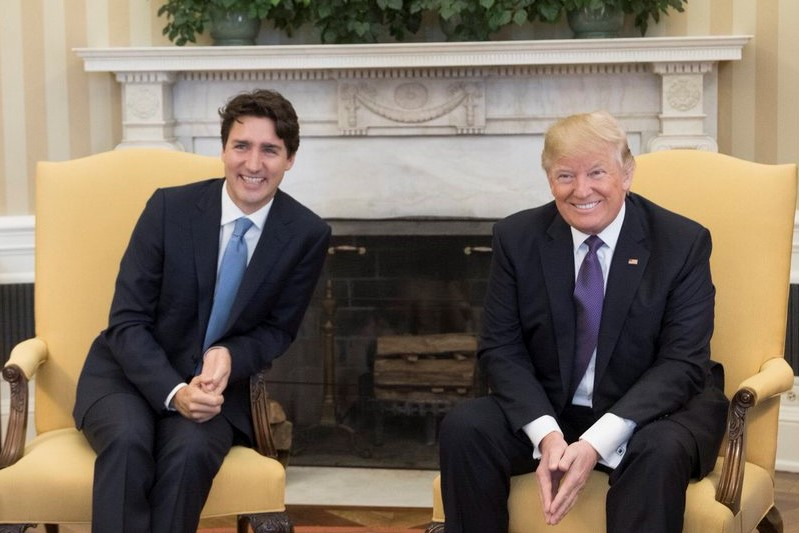
#> input picture Donald_Trump_Justin_Trudeau_2017-02-13_02.jpg, 799 x 533 px, found by its file name
$ jupyter execute 'Image Processing and Analysis in Python with OpenCV.ipynb'   (shell and % lines are left out)
#> lines starting #> are read from the running program, lines starting #| are printed output that depends on the picture; after the words box and inside, x2 and y2 are one past the last pixel; in counts of white or black regions, pixels touching at a corner belong together
[cell 1]
import cv2
print(cv2.__version__)

[cell 2]
import urllib.request

#Set the url and filename
trumptrudeau_url = "https://s3-api.us-geo.objectstorage.softlayer.net/cf-courses-data/CognitiveClass/CV0101/Images/Donald_Trump_Justin_Trudeau_2017-02-13_02.jpg"
trumptrudeau_filename = "trumptrudeau.jpg"


urllib.request.urlretrieve(trumptrudeau_url, trumptrudeau_filename) # downloads file as "trumptrudeau.jpg"

[cell 3]
# To verify if the image has been downloaded

import os
os.listdir(os.curdir) #shows all files in current directory

#Is trump_filename in your directory?
print(trumptrudeau_filename in os.listdir(os.curdir))

[cell 4]
# Plotting images in Jupyter Notebooks

from matplotlib import pyplot as plt

trumptrudeau = cv2.imread(trumptrudeau_filename)
#> trumptrudeau is the input picture: shape (533, 799, 3); mean B, G, R 95.3, 109.4, 122

plt.imshow(trumptrudeau)

[cell 5]
# Image Processing using OpenCV

image_corrected = cv2.cvtColor(trumptrudeau, cv2.COLOR_BGR2RGB)
plt.imshow(image_corrected)

[cell 6]
# Remove the axes around the image
plt.axis("off") #remove axes ticks
plt.imshow(image_corrected)

[cell 7]
# Change the size of the displayed image in the notebook

from pylab import rcParams

rcParams['figure.figsize'] = 10, 12

plt.axis("off") #remove axes ticks
plt.imshow(image_corrected)

[cell 8]
# Convert to Grayscale

gray_trumptrudeau = cv2.cvtColor(trumptrudeau, cv2.COLOR_BGR2GRAY)
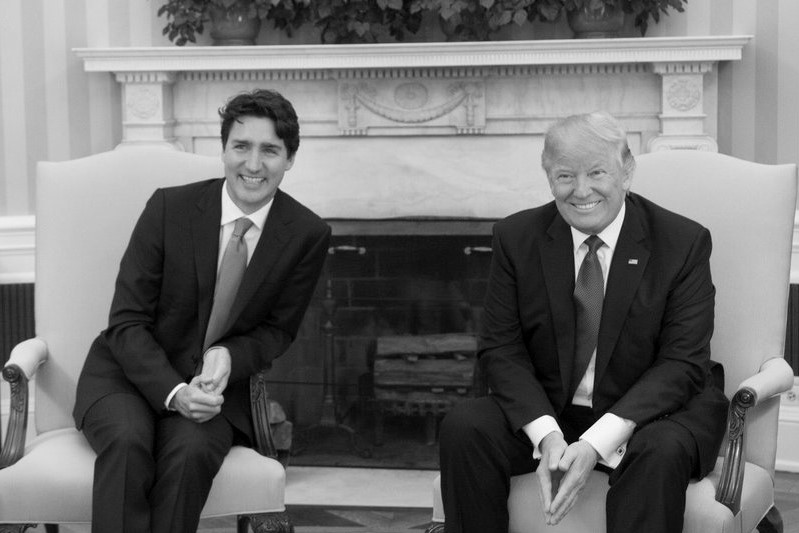
#> gray_trumptrudeau: shape (533, 799); min 0, max 255, mean 111.6
plt.imshow(gray_trumptrudeau, cmap = 'gray')
plt.axis("off") #remove axes ticks
plt.title("Grayscale Image")

[cell 9]
# Canny Edge Detection

rcParams['figure.figsize'] = 10, 12

edges = cv2.Canny(trumptrudeau, threshold1 = 1, threshold2 = 200)
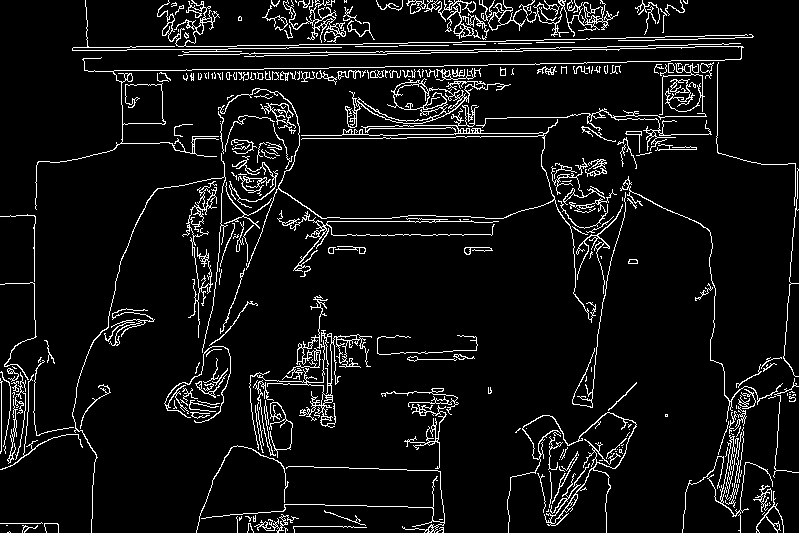
#> edges: shape (533, 799); 7.1% white in thin lines or dots
plt.imshow(edges, cmap = 'gray')
plt.title('Edge Image'), plt.xticks([]), plt.yticks([])

[cell 10]
# Analyzing Images using Histogram

import cv2
import numpy as np
from matplotlib import pyplot as plt

rcParams['figure.figsize'] = 8, 4

plt.hist(gray_trumptrudeau.ravel(), 256, [0,256])
plt.title("Histogram of Grayscale trumptrudeau.jpg")
plt.show()
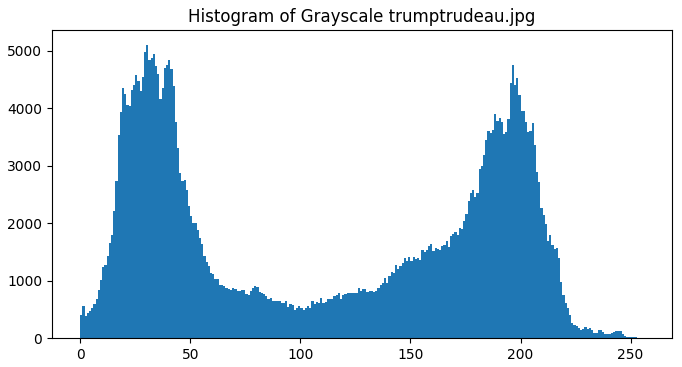
#> figure drawn by matplotlib, 1 panel; tallest bar 5109 high, from x = 30 to 31

[cell 11]
rcParams['figure.figsize'] = 10, 12

plt.axis("off") #remove axes ticks
plt.imshow(image_corrected)

[cell 12]
# RGB histogram for the above image

rcParams['figure.figsize'] = 8, 4

color = ('b','g','r')
for i,col in enumerate(color):
    histr = cv2.calcHist([trumptrudeau],[i],None,[256],[0,256])
    plt.plot(histr,color = col)
    plt.xlim([0,256])
plt.show()
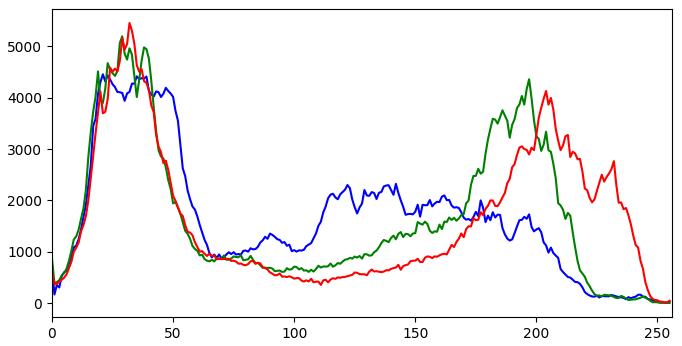
#> figure drawn by matplotlib, 1 panel; curve peaks at x = 21, y = 4455; curve peaks at x = 29, y = 5195; curve peaks at x = 32, y = 5454

$ run again, with butterfly.png saved as Donald_Trump_Justin_Trudeau_2017-02-13_02.jpg
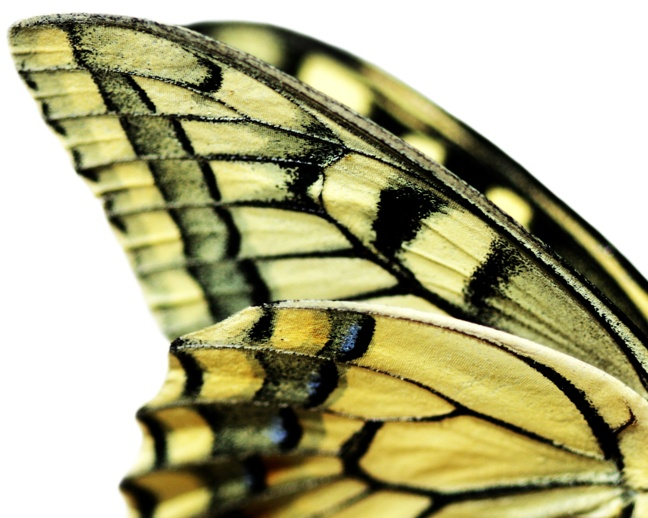
#> input picture butterfly.png, 648 x 518 px, found by its file name
#> trumptrudeau is the input picture: shape (518, 648, 3); mean B, G, R 134, 173.2, 176
#> `edges = cv2.Canny(trumptrudeau, threshold1 = 1, threshold2 = 200)`:
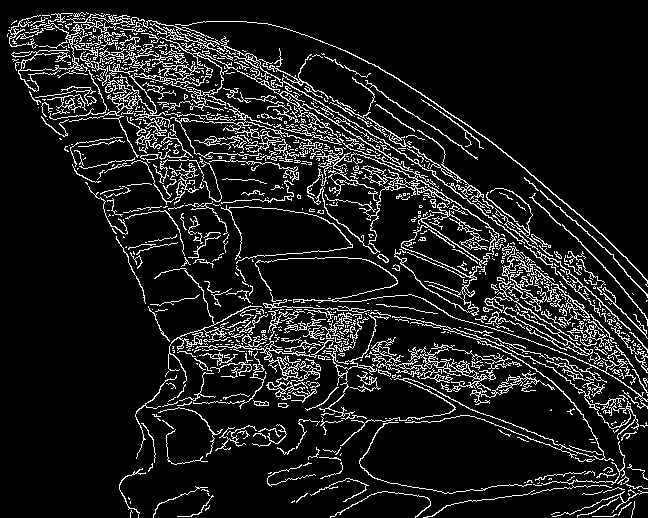
#> edges: shape (518, 648); 11% white in thin lines or dots
#> `plt.show()`:
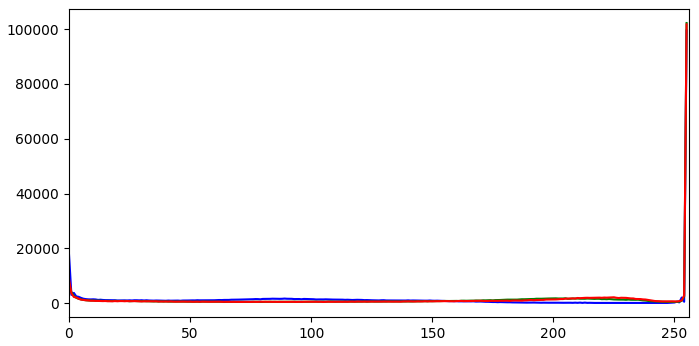
#> figure drawn by matplotlib, 1 panel; curve peaks at x = 255, y = 99499; curve peaks at x = 255, y = 102250; curve peaks at x = 255, y = 101761
